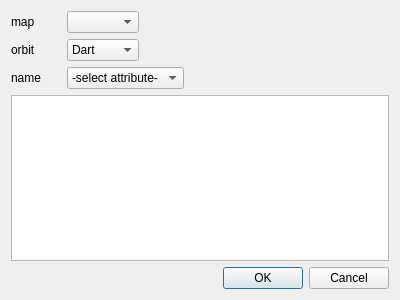
<?xml version="1.0" encoding="UTF-8"?>
<ui version="4.0">
 <exportmacro>SCHNAPPS_PLUGIN_ATTRIBUTE_EDITOR_API</exportmacro>
 <class>EditAttribute</class>
 <widget class="QDialog" name="EditAttribute">
  <property name="geometry">
   <rect>
    <x>0</x>
    <y>0</y>
    <width>400</width>
    <height>300</height>
   </rect>
  </property>
  <property name="windowTitle">
   <string>Edit attribute</string>
  </property>
  <layout class="QVBoxLayout" name="verticalLayout">
   <item>
    <layout class="QHBoxLayout" name="horizontalLayout">
     <item>
      <widget class="QLabel" name="label">
       <property name="minimumSize">
        <size>
         <width>50</width>
         <height>0</height>
        </size>
       </property>
       <property name="text">
        <string>map</string>
       </property>
      </widget>
     </item>
     <item>
      <widget class="QComboBox" name="map_comboBox"/>
     </item>
     <item>
      <spacer name="horizontalSpacer">
       <property name="orientation">
        <enum>Qt::Horizontal</enum>
       </property>
       <property name="sizeHint" stdset="0">
        <size>
         <width>40</width>
         <height>20</height>
        </size>
       </property>
      </spacer>
     </item>
    </layout>
   </item>
   <item>
    <layout class="QHBoxLayout" name="horizontalLayout_2">
     <item>
      <widget class="QLabel" name="label_2">
       <property name="minimumSize">
        <size>
         <width>50</width>
         <height>0</height>
        </size>
       </property>
       <property name="text">
        <string>orbit</string>
       </property>
      </widget>
     </item>
     <item>
      <widget class="QComboBox" name="orbit_comboBox">
       <item>
        <property name="text">
         <string>Dart</string>
        </property>
       </item>
       <item>
        <property name="text">
         <string>Vertex</string>
        </property>
       </item>
       <item>
        <property name="text">
         <string>Edge</string>
        </property>
       </item>
       <item>
        <property name="text">
         <string>Face</string>
        </property>
       </item>
       <item>
        <property name="text">
         <string>Volume</string>
        </property>
       </item>
      </widget>
     </item>
     <item>
      <spacer name="horizontalSpacer_2">
       <property name="orientation">
        <enum>Qt::Horizontal</enum>
       </property>
       <property name="sizeHint" stdset="0">
        <size>
         <width>40</width>
         <height>20</height>
        </size>
       </property>
      </spacer>
     </item>
    </layout>
   </item>
   <item>
    <layout class="QHBoxLayout" name="horizontalLayout_3">
     <item>
      <widget class="QLabel" name="label_3">
       <property name="minimumSize">
        <size>
         <width>50</width>
         <height>0</height>
        </size>
       </property>
       <property name="text">
        <string>name</string>
       </property>
      </widget>
     </item>
     <item>
      <widget class="QComboBox" name="name_comboBox">
       <item>
        <property name="text">
         <string>-select attribute-</string>
        </property>
       </item>
      </widget>
     </item>
     <item>
      <spacer name="horizontalSpacer_3">
       <property name="orientation">
        <enum>Qt::Horizontal</enum>
       </property>
       <property name="sizeHint" stdset="0">
        <size>
         <width>40</width>
         <height>20</height>
        </size>
       </property>
      </spacer>
     </item>
    </layout>
   </item>
   <item>
    <widget class="QTableWidget" name="attribute_tableWidget">
     <attribute name="horizontalHeaderStretchLastSection">
      <bool>true</bool>
     </attribute>
    </widget>
   </item>
   <item>
    <widget class="QDialogButtonBox" name="buttonBox">
     <property name="orientation">
      <enum>Qt::Horizontal</enum>
     </property>
     <property name="standardButtons">
      <set>QDialogButtonBox::Cancel|QDialogButtonBox::Ok</set>
     </property>
    </widget>
   </item>
  </layout>
 </widget>
 <resources/>
 <connections>
  <connection>
   <sender>buttonBox</sender>
   <signal>accepted()</signal>
   <receiver>EditAttribute</receiver>
   <slot>accept()</slot>
   <hints>
    <hint type="sourcelabel">
     <x>248</x>
     <y>254</y>
    </hint>
    <hint type="destinationlabel">
     <x>157</x>
     <y>274</y>
    </hint>
   </hints>
  </connection>
  <connection>
   <sender>buttonBox</sender>
   <signal>rejected()</signal>
   <receiver>EditAttribute</receiver>
   <slot>reject()</slot>
   <hints>
    <hint type="sourcelabel">
     <x>316</x>
     <y>260</y>
    </hint>
    <hint type="destinationlabel">
     <x>286</x>
     <y>274</y>
    </hint>
   </hints>
  </connection>
 </connections>
</ui>
